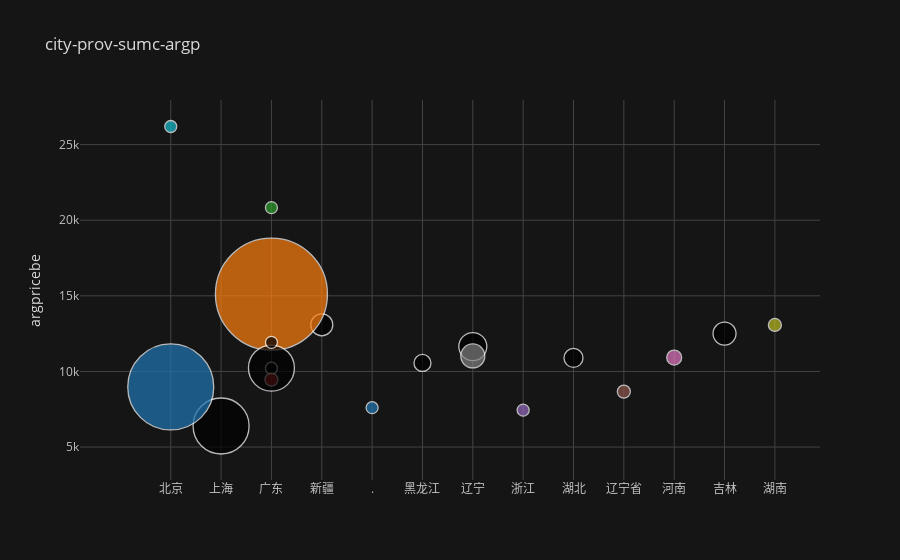

Here is the notebook cell this chart was saved with:
### Code cell
countries = data.groupby(['WORK_CITY', 'WORK_PROVINCE'])['time', 'sumc'].sum().reset_index()
countries['argpricebe'] = pd.Series(countries.sumc / countries.time)
top_sales = countries.sort_values('time', ascending=False).head(20).sort_index()
colormap = dict(zip(top_sales.WORK_CITY.value_counts().index, py.tools.DEFAULT_PLOTLY_COLORS))
top_sales['colors'] = top_sales.WORK_CITY.map(colormap)
top_sales.iplot(
    kind='bubble', 
    x='WORK_PROVINCE', y='argpricebe', size='time', 
    title='city-prov-sumc-argp',
    yTitle='argpricebe',
    theme='solar', colors=list(top_sales.colors)
    )

### Figure 1 — Plotly figure (JSON) as saved in the notebook; plotly's stock layout.template omitted (floating-point values rounded to 4 significant figures)
{"data": [{"marker": {"color": ["rgb(23, 190, 207)", null, null, null, "rgb(214, 39, 40)", "rgb(31, 119, 180)", "rgb(31, 119, 180)", null, null, "rgb(255, 127, 14)", "rgb(44, 160, 44)", "rgb(148, 103, 189)", null, "rgb(127, 127, 127)", "rgb(140, 86, 75)", null, null, "rgb(227, 119, 194)", null, "rgb(188, 189, 34)"], "line": {"width": 1.3}, "size": [12, 56, 12, 22, 13, 12, 86, 17, 28, 112, 12, 12, 19, 24, 13, 46, 12, 15, 23, 13], "symbol": "circle"}, "mode": "markers", "text": "", "type": "scatter", "x": ["北京", "上海", "广东", "新疆", "广东", ".", "北京", "黑龙江", "辽宁", "广东", "广东", "浙江", "湖北", "辽宁", "辽宁省", "广东", "广东", "河南", "吉林", "湖南"], "y": [26200.0, 6394.0, 10220.0, 13090.0, 9462.0, 7605.0, 8977.0, 10560.0, 11650.0, 15120.0, 20830.0, 7442.0, 10900.0, 11030.0, 8664.0, 10220.0, 11920.0, 10920.0, 12500.0, 13080.0]}], "layout": {"legend": {"bgcolor": "#151516", "font": {"color": "#D9D9D9"}}, "paper_bgcolor": "#151516", "plot_bgcolor": "#151516", "title": {"font": {"color": "#D9D9D9"}, "text": "city-prov-sumc-argp"}, "xaxis": {"gridcolor": "#434343", "showgrid": true, "tickfont": {"color": "#C2C2C2"}, "title": {"font": {"color": "#D9D9D9"}, "text": ""}, "zerolinecolor": "#666570"}, "yaxis": {"gridcolor": "#434343", "showgrid": true, "tickfont": {"color": "#C2C2C2"}, "title": {"font": {"color": "#D9D9D9"}, "text": "argpricebe"}, "zerolinecolor": "#666570"}}}
